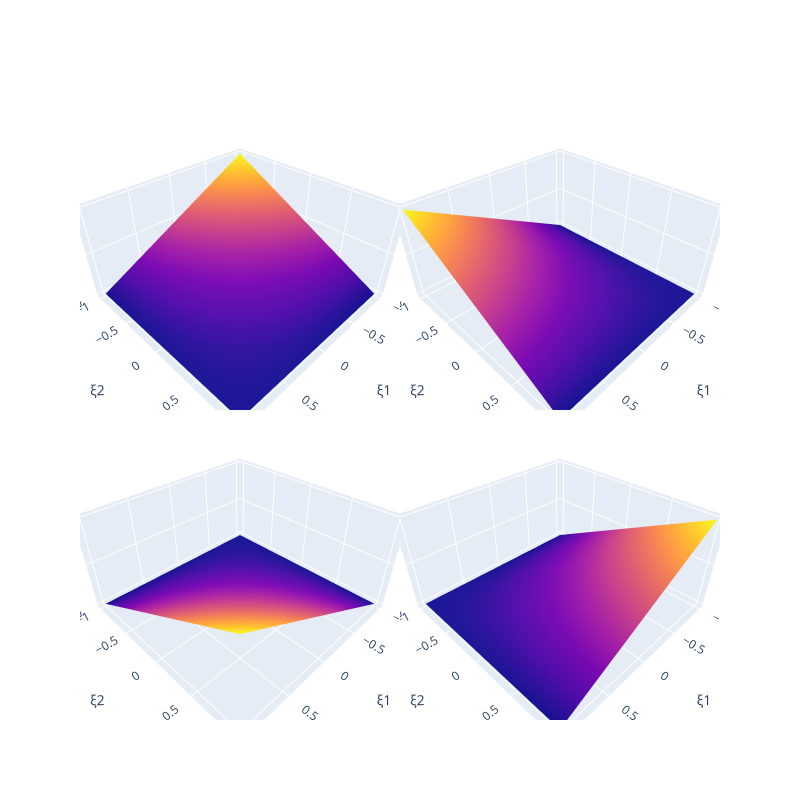

Notebook source saved alongside this figure:
### Markdown cell above
## Shape functions of a quadrilateral element

### Code cell
# Define a quadrilateral element
quad = Quad()

# Define the domain
x1 = torch.linspace(-1, 1, steps=100)
x2 = torch.linspace(-1, 1, steps=100)
x = torch.stack(torch.meshgrid(x1, x2, indexing="xy"), dim=2)

# Plot the shape functions
fig = make_subplots(
    rows=2,
    cols=2,
    horizontal_spacing=0.0,
    vertical_spacing=0.0,
    specs=[
        [{"type": "surface"}, {"type": "surface"}],
        [{"type": "surface"}, {"type": "surface"}],
    ],
)
fig.add_trace(go.Surface(z=quad.N(x)[..., 0], x=x1, y=x2), row=1, col=1)
fig.add_trace(go.Surface(z=quad.N(x)[..., 1], x=x1, y=x2), row=1, col=2)
fig.add_trace(go.Surface(z=quad.N(x)[..., 2], x=x1, y=x2), row=2, col=1)
fig.add_trace(go.Surface(z=quad.N(x)[..., 3], x=x1, y=x2), row=2, col=2)
fig.update_traces(showscale=False)
fig.update_layout(autosize=False, width=800, height=800)
fig.update_scenes(
    xaxis_title_text="ξ1", yaxis_title_text="ξ2", zaxis_title_text="N(ξ,η)"
)
fig.show()
